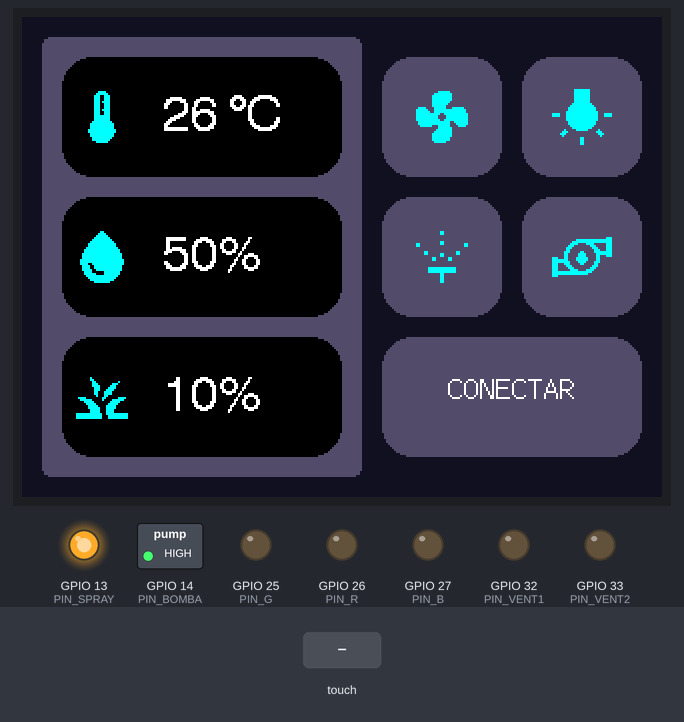
The sketch below on a simulated ESP32. On the bench: 320×240 colour display, switched loads named in the sketch (green lamp = pin HIGH), output pins drawn as LEDs (lit = HIGH). The inputs (shaded band) are chosen by the test bench. Storage starts empty.

Above: at 1.6 s.
1.7 s: screen touched at 13 % across, 10 % down
At 2.9 s:
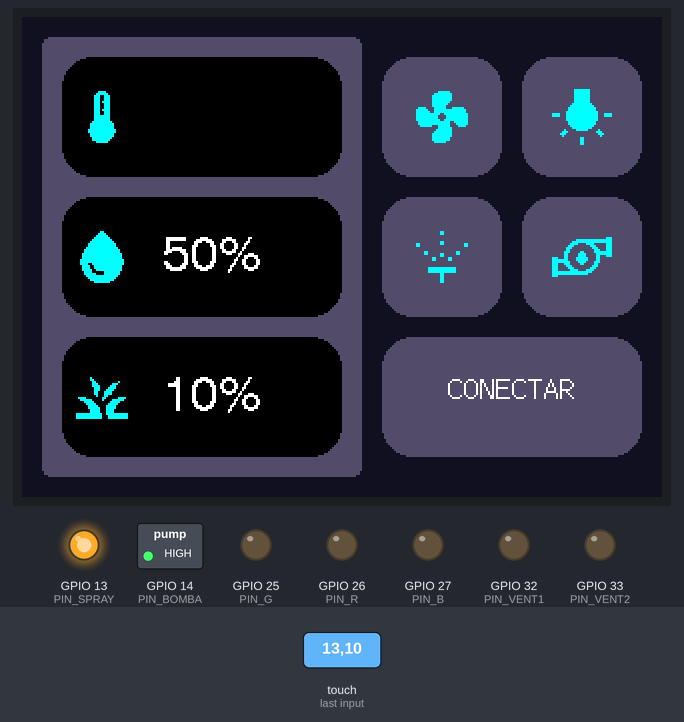
3.4 s: screen touched at 62 % across, 70 % down
At 3.51 s:
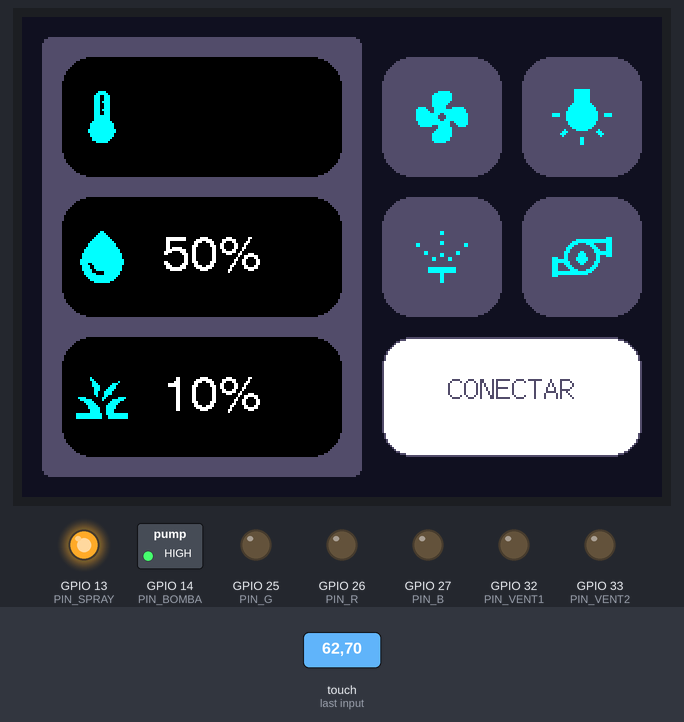
Timing chart, 0 to 6.4 s (numbered marks = the images above; inputs shaded):
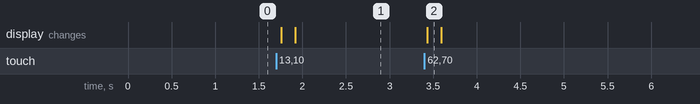

The sketch:

invernadero_r0.1.ino
```cpp
/*
  INVERNADERO
  Maqueta de invernadero automatizado.
  El código inicial está basado en el ejemplo "Keypad_240x320" de la librería TFT_eSPI.
  Se utiliza la clase "button".
*/

// The SPIFFS (FLASH filing system) is used
// to hold touch screen calibration data
#include "FS.h"

// Iconos
#include "icons/th32.h" //thermometer
#include "icons/drop32.h" //water drop
#include "icons/grass32.h" //grass
#include "icons/fan32.h" //fan
#include "icons/lamp32.h" //lamp
#include "icons/sprink32.h" //sprinkler
#include "icons/pump32.h" //water pump

// Colores
#define FONDO 0x1084
#define PANEL 0x526d
#define GRIS70 0x4a69
#define ICON TFT_CYAN

#include <SPI.h>
#include <TFT_eSPI.h>      // Hardware-specific library
TFT_eSPI tft = TFT_eSPI(); // objeto para manejar la pantalla

// This is the file name used to store the calibration data
// You can change this to create new calibration files.
// The SPIFFS file name must start with "/".
#define CALIBRATION_FILE "/TouchCalData1"

// Set REPEAT_CAL to true instead of false to run calibration
// again, otherwise it will only be done once.
// Repeat calibration if you change the screen rotation.
#define REPEAT_CAL true
// en lugar de usar este define se usará un botón para iniciar la calibración

// Botones de la pantalla principal
TFT_eSPI_Button b[8]; //objetos botón
const int bx[8] = { 20,  20,  20, 180, 250, 180, 250, 180}; //x top-left corner
const int by[8] = { 20,  90, 160,  20,  20,  90,  90, 160}; //y top-left corner
const int bw[8] = {140, 140, 140,  60,  60,  60,  60, 130}; //wdith
const int bh[8] = { 60,  60,  60,  60,  60,  60,  60,  60}; //height
char* bl[8] = {"", "", "", "", "", "", "", "CONECTAR"}; //labels
const uint16_t bc[8] {0, 0, 0, PANEL, PANEL, PANEL, PANEL, PANEL}; //colors
const uint8_t* bi[8] = { //icons
  th32_bits, drop32_bits, grass32_bits,
  fan32_bits, lamp32_bits, sprink32_bits, pump32_bits, 0
};
const int bix[8] = { //icon x top-left corner
  40 - 16, 40 - 16, 40 - 16, 210 - 16, 280 - 16, 210 - 16, 280 - 16, 0
};
const int biy[8] = { //icon y top-left corner
  50 - 16, 120 - 16, 190 - 16, 50 - 16, 50 - 16, 120 - 16, 120 - 16, 0
};

//===================================================================
// Definir pines
// Los pines para la pantalla y el panel touch se definen en "Setup42_ILI9341_ESP32.h"
#define PIN_SUELOD 34 //sensor de humedad del suelo (lectura digital)
#define PIN_SUELOA 35 //sensor de humedad del suelo (lectura analogica)
#define PIN_VENT1 32 //ventilador 1 (usa PWM)
#define PIN_VENT2 33 //ventilador 2 (usa PMW)
#define PIN_R 26 //LED R (usa PMW)
#define PIN_G 25 //LED G (usa PMW)
#define PIN_B 27 //LED B (usa PMW)
#define PIN_BOMBA 14 //bomba de agua
#define PIN_SPRAY 13 //atomizador/spray

// sensor de temperatura y humedad
#include "DHT.h"
#define PIN_DHT 15
DHT dht(PIN_DHT, DHT22); //objeto para leer el sensor DHT22

//------------------------------------------------------------------------------------------

void setup() {
  // configurar entradas y salidas
  pinMode(PIN_SUELOD, INPUT);
  pinMode(PIN_SUELOA, INPUT);
  pinMode(PIN_VENT1, OUTPUT);
  pinMode(PIN_VENT2, OUTPUT);
  pinMode(PIN_R, OUTPUT);
  pinMode(PIN_G, OUTPUT);
  pinMode(PIN_B, OUTPUT);
  pinMode(PIN_BOMBA, OUTPUT);
  pinMode(PIN_SPRAY, OUTPUT);
  //
  analogRead(PIN_SUELOA); //descartar primera lectura
  analogWrite(PIN_VENT1, 0);
  analogWrite(PIN_VENT2, 0);
  analogWrite(PIN_R, 0); //si el pin es DAC no saca PWM?
  analogWrite(PIN_G, 0);
  analogWrite(PIN_B, 0);
  digitalWrite(PIN_BOMBA, HIGH); //relevador apagado en HIGH
  digitalWrite(PIN_SPRAY, HIGH); //relevador apagado en HIGH
  //
  dht.begin();

  // Use serial port
  Serial.begin(115200);

  // Initialise the TFT screen
  tft.init();
  tft.setRotation(3);//3 // Set the rotation before we calibrate
  touch_calibrate(); // Calibrate and retrieve the scaling factors
  //tft.fillScreen(TFT_BLACK); // Clear the screen

  // Inicializar botones
  for (uint8_t i = 0; i < 8; i++) {
    b[i].initButtonUL(&tft, bx[i], by[i], bw[i], bh[i], bc[i], bc[i], TFT_WHITE, bl[i], 1);
  }
  drawUI(); //Dibujar interfaz
}

//------------------------------------------------------------------------------------------

void loop(void) {
  /*
    // Reading temperature or humidity takes about 250 milliseconds!
    // Sensor readings may also be up to 2 seconds 'old' (its a very slow sensor)
    float h = dht.readHumidity();
    // Read temperature as Celsius (the default)
    float t = dht.readTemperature();
    Serial.print(h);
    Serial.println(t);
  */
  // Pressed will be set true is there is a valid touch on the screen
  uint16_t tx = 0, ty = 0; // To store the touch coordinates
  bool pressed = tft.getTouch(&tx, &ty, 0); //using threshold

  //if (pressed) { //si la pantalla es tocada
  for (uint8_t i = 0; i < 8; i++) { //revisar los botones
    if (pressed and b[i].contains(tx, ty)) { //si el botón es tocado
      b[i].press(true); //marcar como presionado
    } else {
      b[i].press(false); //en caso contrario, marcar como no presionado
    }

    // Si el botón se acaba de presionar, dibujarlo presionado
    if (b[i].justPressed()) {
      b[i].drawButton(true); //inverted/pressed
    }

    // Si el botón se acaba de soltar, realizar una acción
    if (b[i].justReleased()) {
      //acción
      //drawUI();
      b[i].drawButton(false); //dibujar normal
      if (i != 7) {
        tft.drawXBitmap(bix[i], biy[i], bi[i], 32, 32, ICON);
      }
      switch (i) {
        case 0: //temperatura
          break;
        case 1: //humedad del aire
          break;
        case 2: //humedad del suelo
          break;
        case 3: //ventilador
          break;
        case 4: //LEDs
          break;
        case 5: //spray/atomizador
          break;
        case 6: //bomba de agua
          break;
        case 7: //conectar
          break;
      }
    }
  }//fin for
  //}//fin if pressed

  /*
    // Update the number display field
    tft.setTextDatum(TL_DATUM);        // Use top left corner as text coord datum
    tft.setFreeFont(&FreeSans18pt7b);  // Choose a nicefont that fits box
    tft.setTextColor(DISP_TCOLOR);     // Set the font colour

    // Draw the string, the value returned is the width in pixels
    int xwidth = tft.drawString(numberBuffer, DISP_X + 4, DISP_Y + 12);

    // Now cover up the rest of the line up by drawing a black rectangle.  No flicker this way
    // but it will not work with italic or oblique fonts due to character overlap.
    tft.fillRect(DISP_X + 4 + xwidth, DISP_Y + 1, DISP_W - xwidth - 5, DISP_H - 2, TFT_BLACK);
  */

  delay(50); // UI debouncing
} //fin loop()

// Mi función para dibujar botones
void drawButton() {
  // por ahora no se usa
}

//------------------------------------------------------------------------------------------
void drawUI() {
  tft.fillScreen(FONDO);

  // Fuentes
  tft.setTextFont(4);
  tft.setTextSize(1);
  tft.setTextColor(TFT_WHITE);
  // En la fuente 1 el signo de grados es \xF7 (hexadecimal) o \367 (octal)
  // En las fuentes 2 y 4 el signo de grados es el acento grave
  // Tamaños que se ven bien
  // - Fuente 1 x3 o x4
  // - Fuente 2 x2 o x3
  // - Fuente 4 x1 porque el pixelado se ve feo

  // Grupo 1
  tft.fillRoundRect(10, 10, 160, 220, 4, PANEL); //tft.color565(19, 19, 19)
  for (uint8_t i = 0; i < 3; i++) {
    b[i].drawButton(); //normal
  }
  //tft.fillRoundRect(20, 20, 140, 60, 20, TFT_BLACK);
  //tft.fillRoundRect(20, 90, 140, 60, 20, TFT_BLACK);
  //tft.fillRoundRect(20, 160, 140, 60, 20, TFT_BLACK);
  //
  tft.drawXBitmap(40 - 16, 50 - 16, th32_bits, 32, 32, TFT_CYAN);
  tft.drawXBitmap(40 - 16, 120 - 16, drop32_bits, 32, 32, TFT_CYAN);
  tft.drawXBitmap(40 - 16, 190 - 16, grass32_bits, 32, 32, TFT_CYAN);
  //
  tft.drawString("26 `C", 70, 30 + 8);
  tft.drawString("50%", 70, 100 + 8);
  tft.drawString("10%", 70, 170 + 8);

  // Grupo 2
  tft.setTextFont(2);
  tft.setTextSize(1);
  //
  for (uint8_t i = 3; i < 8; i++) {
    b[i].drawButton(); //normal
  }
  //tft.fillRoundRect(180, 20, 60, 60, 4, PANEL);
  //tft.fillRoundRect(250, 20, 60, 60, 4, PANEL);
  //tft.fillRoundRect(180, 90, 60, 60, 4, PANEL);
  //tft.fillRoundRect(250, 90, 60, 60, 4, PANEL);
  //tft.fillRoundRect(180, 160, 130, 60, 4, PANEL);
  //
  tft.drawXBitmap(210 - 16, 50 - 16, fan32_bits, 32, 32, TFT_CYAN);
  tft.drawXBitmap(280 - 16, 50 - 16, lamp32_bits, 32, 32, TFT_CYAN);
  tft.drawXBitmap(210 - 16, 120 - 16, sprink32_bits, 32, 32, TFT_CYAN);
  tft.drawXBitmap(280 - 16, 120 - 16, pump32_bits, 32, 32, TFT_CYAN);
}

//------------------------------------------------------------------------------------------
void touch_calibrate()
{
  uint16_t calData[5]; //array de 5 enteros
  uint8_t calDataOK = 0; //flag

  // check file system exists
  // si no existe se formatea
  if (!SPIFFS.begin()) {
    Serial.println("Formating file system");
    SPIFFS.format();
    SPIFFS.begin();
  }

  // una vez que el sistema de archivos está listo
  // check if calibration file exists and size is correct
  if (SPIFFS.exists(CALIBRATION_FILE)) {
    if (REPEAT_CAL) //si se debe repetir la calibración
    {
      // Delete if we want to re-calibrate
      SPIFFS.remove(CALIBRATION_FILE);
    }
    else //si no se debe repetir
    {
      // abrir archivo en modo de lectura
      File f = SPIFFS.open(CALIBRATION_FILE, "r");
      if (f) {
        if (f.readBytes((char *)calData, 14) == 14)
          calDataOK = 1;
        f.close();
      }
    }
  }

  if (calDataOK && !REPEAT_CAL) {//si archivo ok y repetir es falso
    // calibration data valid
    tft.setTouch(calData); //usar datos de calibración guardados
  } else {//si archivo no ok o repetir cal
    // data not valid so recalibrate
    tft.fillScreen(TFT_BLACK);
    tft.setCursor(20, 0);
    tft.setTextFont(2);
    tft.setTextSize(1);
    tft.setTextColor(TFT_WHITE, TFT_BLACK); //texto blanco, fondo negro

    tft.println("Touch corners as indicated");

    tft.setTextFont(1);
    tft.println();

    /*if (REPEAT_CAL) {
      tft.setTextColor(TFT_RED, TFT_BLACK);
      tft.println("Set REPEAT_CAL to false to stop this running again!");
      }*/

    // esta es la función principal para calibrar
    tft.calibrateTouch(calData, TFT_MAGENTA, TFT_BLACK, 15);

    tft.setTextColor(TFT_GREEN, TFT_BLACK);
    tft.println("Calibration complete!");

    // store data
    // abrir archivo en modo escritura
    File f = SPIFFS.open(CALIBRATION_FILE, "w");
    if (f) {
      f.write((const unsigned char *)calData, 14);
      f.close();
    }
  }
}
```

Source omitted: drop32.h (data table, 898 bytes), fan32.h (data table, 895 bytes), grass32.h (data table, 951 bytes), lamp32.h (data table, 898 bytes), pump32.h (data table, 898 bytes), sprink32.h (data table, 904 bytes), th32.h (data table, 892 bytes)

Measured:
- after the input at 1.7 s, the display: first changes after 0.06 s (image 1 shows a later state)
- after the input at 3.4 s, the display: changes at once (image 2)
